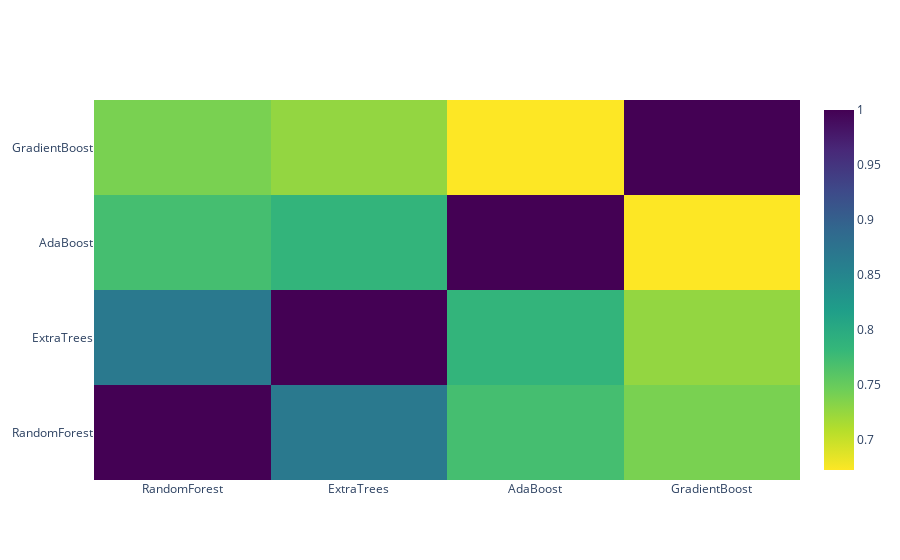

Write notebook code for a chart like this one.
### Code cell
data = [
    go.Heatmap(
        z= base_predictions_train.astype(float).corr().values ,
        x=base_predictions_train.columns.values,
        y= base_predictions_train.columns.values,
          colorscale='Viridis',
            showscale=True,
            reversescale = True
    )
]
py.iplot(data, filename='labelled-heatmap')

### Figure 1 — Plotly figure (JSON) as saved in the notebook; plotly's stock layout.template omitted (floating-point values rounded to 4 significant figures)
{"data": [{"colorscale": [[0, "#440154"], [0.1111, "#482878"], [0.2222, "#3e4989"], [0.3333, "#31688e"], [0.4444, "#26828e"], [0.5556, "#1f9e89"], [0.6667, "#35b779"], [0.7778, "#6ece58"], [0.8889, "#b5de2b"], [1, "#fde725"]], "reversescale": true, "showscale": true, "type": "heatmap", "x": ["RandomForest", "ExtraTrees", "AdaBoost", "GradientBoost"], "y": ["RandomForest", "ExtraTrees", "AdaBoost", "GradientBoost"], "z": [[1, 0.8677, 0.7712, 0.7393], [0.8677, 1, 0.7857, 0.7265], [0.7712, 0.7857, 1, 0.6724], [0.7393, 0.7265, 0.6724, 1]]}], "layout": {}}
